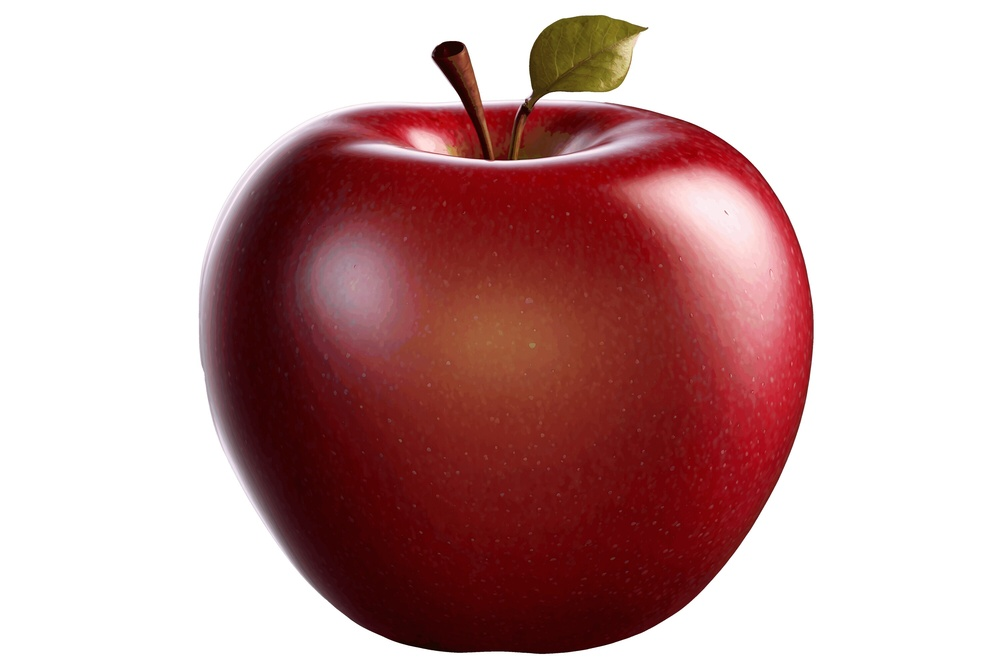
#> input picture apple.jpg, 1000 x 667 px, shrunk from 3000 x 2000 before the run
$ python task5.py
#> lines starting #> are read from the running program, lines starting #| are printed output that depends on the picture
import matplotlib.image as mpimg
import numpy as np

image = mpimg.imread("apple.jpg")
#> image is the input picture: shape (667, 1000, 3); mean R, G, B 198.4, 163.4, 163.3

image = image.copy()

red_channel = np.zeros_like(image)
green_channel = np.zeros_like(image)
blue_channel = np.zeros_like(image)

red_channel[:, :, 0] = image[:, :, 0]
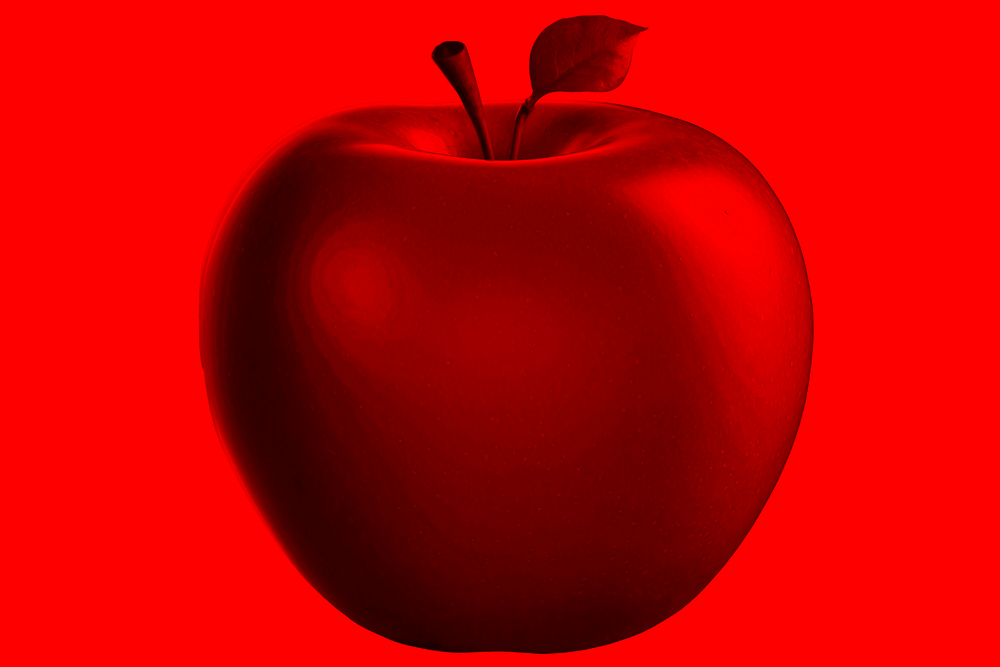
#> red_channel: shape (667, 1000, 3); mean R, G, B 198.4, 0, 0
green_channel[:, :, 1] = image[:, :, 1]
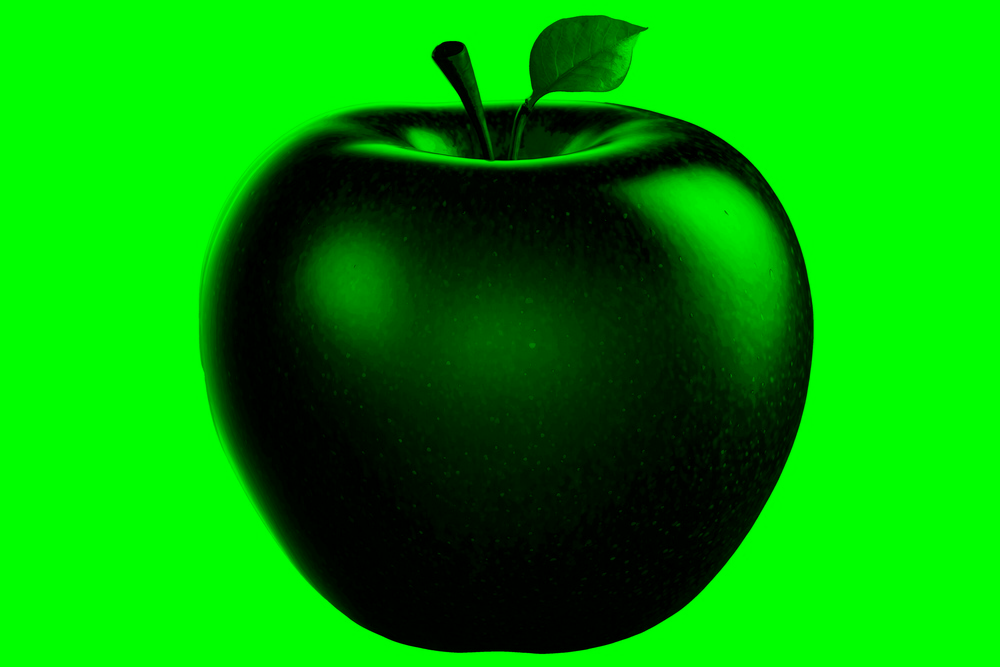
#> green_channel: shape (667, 1000, 3); mean R, G, B 0, 163.4, 0
blue_channel[:, :, 2] = image[:, :, 2]
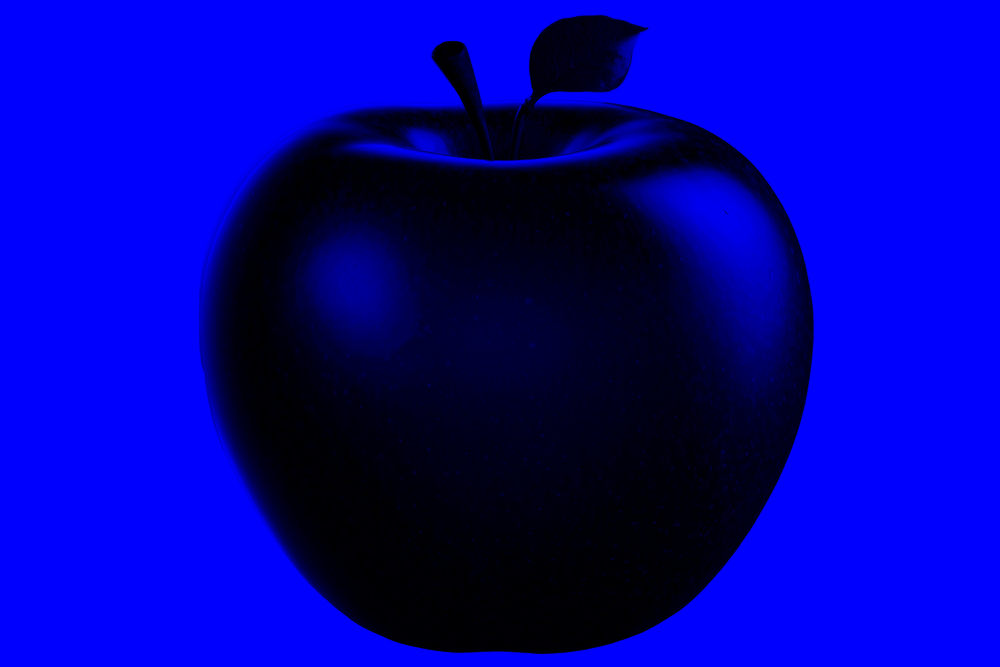
#> blue_channel: shape (667, 1000, 3); mean R, G, B 0, 0, 163.3

mpimg.imsave("red_channel.jpg", red_channel)
mpimg.imsave("green_channel.jpg", green_channel)
mpimg.imsave("blue_channel.jpg", blue_channel)

print("RGB channels separated and saved successfully!")
